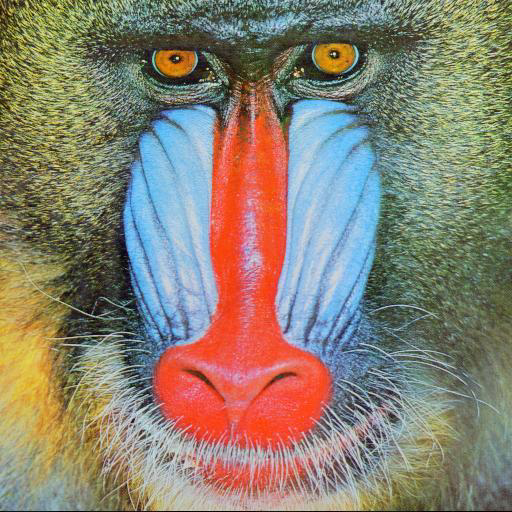
%> input picture QGANet/BIDMC/quaternion_pca/quaternion_svd_evd/mandrill512.tif, 512 x 512 px
$ octave create_evd.m   (GNU Octave 9; MATLAB toolbox functions it lacks are replaced by stand-ins)
%> lines starting %> are read from the running program, lines starting %| are printed output that depends on the picture
### QGANet/quaternion_pca/quaternion_functions/qhermitian_trans.m
function [B] = qhermitian_trans(A)

[n m d] = size(A);
B = zeros([m n d]);
B(:,:,1) =  A(:,:,1)';
B(:,:,2) = -A(:,:,2)';
B(:,:,3) = -A(:,:,3)';
B(:,:,4) = -A(:,:,4)';

return;

### QGANet/BIDMC/quaternion_pca/quaternion_functions/qmatrix_mul.m
function [Q] = qmatrix_mul (A,B)
% [7 lines of commented-out code are left out]
C = qua2com2(A)*qua2com2(B);

Q = zeros(size(C(1:2:end,1:2:end)));
% 复数转成四元数
Q(:,:,1) = real(C(1:end/2, 1:end/2));
Q(:,:,2) = imag(C(1:end/2, 1:end/2));
Q(:,:,3) = real(C(1:end/2, end/2+1:end));
Q(:,:,4) = imag(C(1:end/2, end/2+1:end));

%sum(qvmul(squeeze(P(2,:,:)),squeeze(Q(:,1,:))));
return;

### QGANet/BIDMC/quaternion_pca/quaternion_functions/qevd.m
function [Vq, Dq] = qevd(Q)

% convert the quaternion matrix into an equivalent complex matrix
A = qua2com2(Q);
% do EVD of the complex matrix A
[Vc, Dc] = eig(A);
%[Vc, Dc] = eigs(A, size(Q,1));

% get half eigenvalues values of the diagonal
Dq = sum(Dc);
%Dq = Dq(1:2:end);
Dq = Dq(end-1:-2:1);
[B IX] = sort(-abs(Dq));  % the reason to sort Dq is because of the negative eigenvalues
Dq = Dq(IX)';


% convert from complex matrix to quaternion matrix
V = Vc(:,end-1:-2:1);
Vq = com2qua2(V(:,IX));

return;

### QGANet/quaternion_pca/quaternion_functions/com2qua2.m
function [Q] = com2qua2(A)
% This function convert of complex matrix A into an
% equivlent quaternion matrix Q which the half size of A

A_upper = A(1:end/2,:);
A_lower = A(end/2+1:end,:);

Q = cat(3, real(A_upper), imag(A_upper), -real(A_lower), imag(A_lower));


% [5 lines of commented-out code are left out]

return;

### QGANet/BIDMC/quaternion_pca/quaternion_functions/qua2com2.m
function [A] = qua2com2(Q)
% This function convert of quaternion matrix Q into an
% equivlent complex matrix A which the double size of Q

a1 = Q(:,:,1)+Q(:,:,2)*i;
a2 = Q(:,:,3)+Q(:,:,4)*i;

% A = [a1, a2; -Q(:,:,3)+Q(:,:,4)*i, Q(:,:,1)-Q(:,:,2)*i];

A = [a1, a2; -conj(a2), conj(a1)];

return;

### QGANet/BIDMC/quaternion_pca/quaternion_svd_evd/create_evd.m
% N is the number of samples taken for each source
% M is the number of sources
% Each source is a vector on the column of the matrix

clear all;
addpath('../quaternion_functions');
% read in the image
I = double(imresize(imread('mandrill512.tif'), [65 65]));
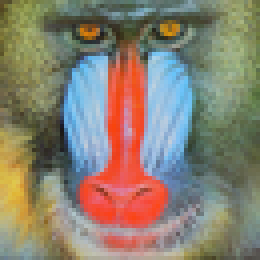
%> I: size 65x65x3 double (shown 4 times larger); mean R, G, B 137.5, 128.9, 113.3

% create the quaternion representation of the image
[N M D] = size(I);
%> N = 65; M = 65; D = 3

% compute each entry of matrix P based on S and V
Q = cat(3, zeros(N,M), I);

% calculate the average(quaternion) of each column vector
Mean = mean(Q,1);

% translate the column vector to the orgin so the mean is 0
Q = Q - repmat([Mean], [N 1]);   %Subtract the mean

% calculate the covariance matrix
A = qmatrix_mul(Q, qhermitian_trans(Q));
%> in qhermitian_trans, `B(:,:,1) =  A(:,:,1)';`: B: size 65x65x4 double; every value is 0
%> in qhermitian_trans, `B(:,:,3) = -A(:,:,3)';`:
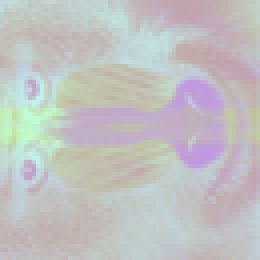
%> B: size 65x65x4 double (shown 4 times larger); mean R, G, B, A 0, 0, 0, 0; mean of the top-left, top-right, bottom-left and bottom-right quarters 5.8, -5.7, -0.5, 0.5; transparent parts drawn white
%> in qhermitian_trans, `B(:,:,4) = -A(:,:,4)';`:
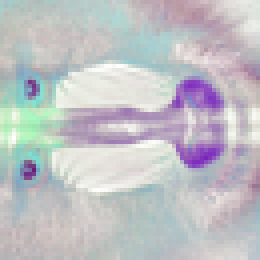
%> B: size 65x65x4 double (shown 4 times larger); mean R, G, B, A 0, 0, 0, 0; mean of the top-left, top-right, bottom-left and bottom-right quarters 6.3, -6.1, -1.3, 1.2; transparent parts drawn white
%> in qmatrix_mul, `Q = zeros(size(C(1:2:end,1:2:end)));`: Q: size 65x65 double; every value is 0
%> in qmatrix_mul, `Q(:,:,1) = real(C(1:end/2, 1:end/2));`:
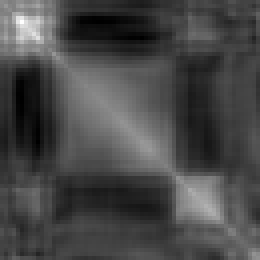
%> Q: size 65x65 double (shown 4 times larger); min -294857.5, max 740368.8, mean 0; drawn with min black and max white
%> in qmatrix_mul, `Q(:,:,3) = real(C(1:end/2, end/2+1:end));`:
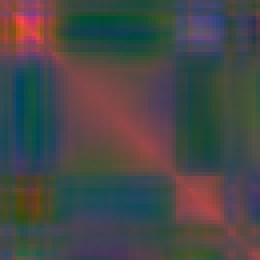
%> Q: size 65x65x3 double (shown 4 times larger); mean R, G, B 0, 0, 0; drawn with min black and max white
%> in qmatrix_mul, `Q(:,:,4) = imag(C(1:end/2, end/2+1:end));`:
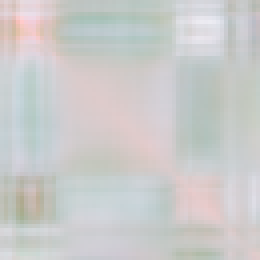
%> Q: size 65x65x4 double (shown 4 times larger); mean R, G, B, A 0, 0, 0, 0; mean of the top-left, top-right, bottom-left and bottom-right quarters 10855.8, -10526.9, -10526.9, 10207.9; transparent parts drawn white
A = A/M;

%%%%%%%%%%%%%%%%%%%%%%%%%%%%%%%%%%%%%%%%%%%%%%%%%%%%%%%%%%%%%%%%%%%%%%%%%%%%%%%%%%
% do the quaternion eigenvalue decomposition on the covariance matrix A
[Vq, Dq] = qevd(A);
%> in qevd, `[B IX] = sort(-abs(Dq));`: B = 65 values from -149476.6 to -1.66e-12; IX = 65 values, max 65 at index 1, min 1 at index 64, mean 33
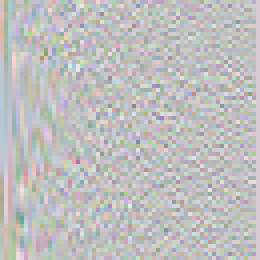
%> Vq: size 65x65x4 double (shown 4 times larger); mean R, G, B, A 0.00155, 1.99e-14, 0.000838, -0.000741; transparent parts drawn white


clear A D M N I;
save qevd Vq Mean Q Dq;
